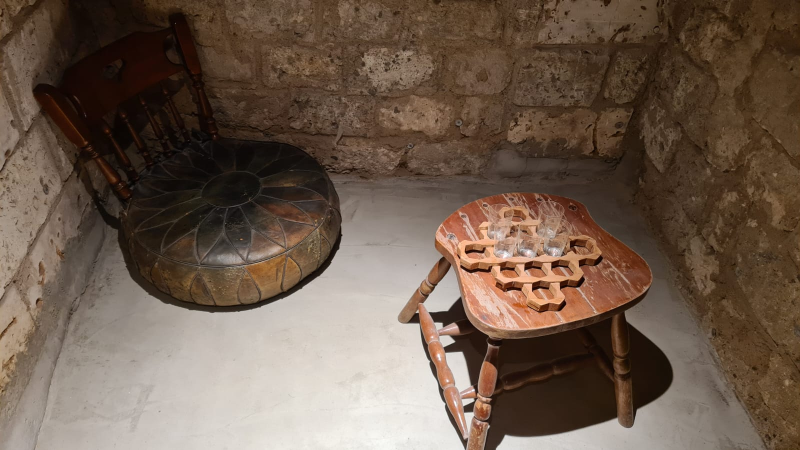
#> input picture img.jpg, 1600 x 900 px (shown at 1/2 size)
$ python imgToNumbers.py
#> lines starting #> are read from the running program, lines starting #| are printed output that depends on the picture
import cv2
import pickle

# reading as black and white
image = cv2.imread("img.jpg", cv2.IMREAD_GRAYSCALE)
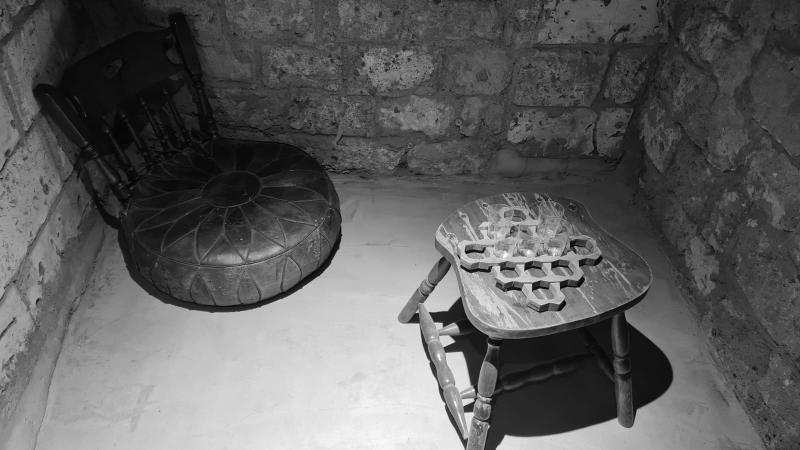
#> image: shape (900, 1600) (shown at 1/2 size); min 0, max 255, mean 94.5

finalString = ""
finalList = []

copyOfImage = image.copy()

height, width = copyOfImage.shape
#> height = 900; width = 1600

# arr = np.array([None] * (height * width))

resizedImage = cv2.resize(image, (1000, int((height * 1000)/width)))
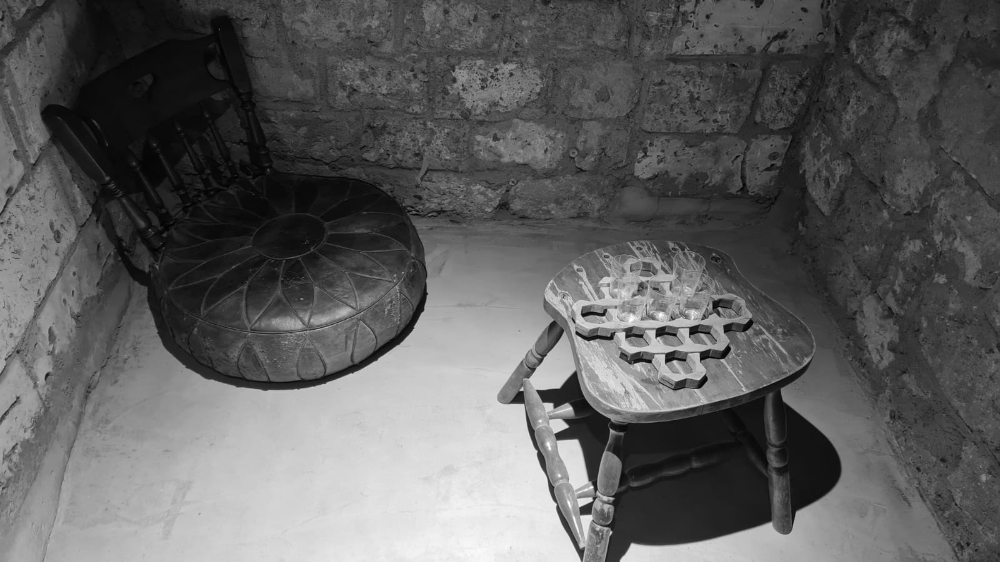
#> resizedImage: shape (562, 1000); min 0, max 255, mean 94.4

newHight, newWidth = resizedImage.shape
#> newHight = 562; newWidth = 1000


# looping through every pixle in the image and reading the value of it... then sava it to the String
for i in range(0, newHight):             #looping at python speed...
   # adding all pixles values to the list
   for j in range(0, newWidth):
      finalList.append(resizedImage[i, j])
      # finalString += str(resizedImage[i, j]) + "|"
   # adding a element to know when the row has ended and a new Line (N) has started
   finalList.append("N")
#> after the loop, finalList = 562562 items


# print(",".join(str(v) for v in finalList))

print(type(",".join(str(v) for v in finalList)))
#| <class 'str'>

finalData = [newHight, newWidth, ",".join(str(v) for v in finalList)]

with open("imgString.pickle", "wb") as f:
   pickle.dump(finalData, f)

print("done")
cv2.imshow("somthing", resizedImage)
cv2.waitKey(0)
